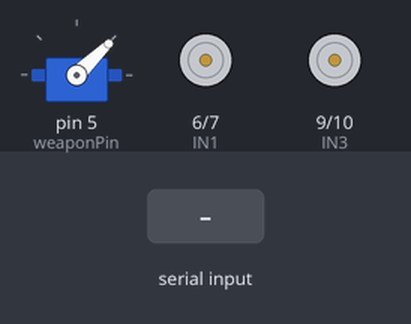
A sketch run on a simulated Arduino Uno, built with avr-gcc and run on an emulated ATmega328P. Parts: servo, motor-driver pin pairs drawn as motors (green arrow = first pin HIGH = forward, orange = second pin HIGH = backward, longer = more drive). The test bench sets the inputs (shaded band).

Above: at 3.2 s.
3.3 s: "F" received over Serial
At 4.2 s:
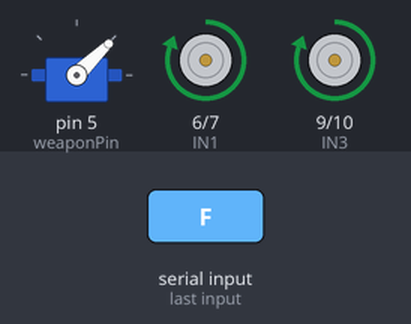
4.8 s: "B" received over Serial
At 5.4 s:
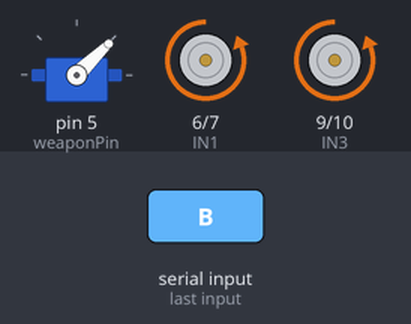
6.3 s: "L" received over Serial
At 7.5 s:
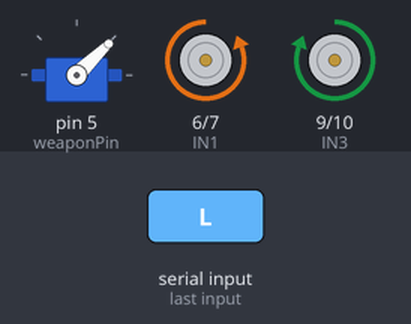
7.8 s: "R" received over Serial
At 8.9 s:
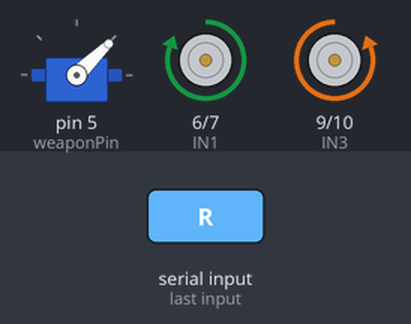
9.3 s: "W" received over Serial
At 10.0 s:
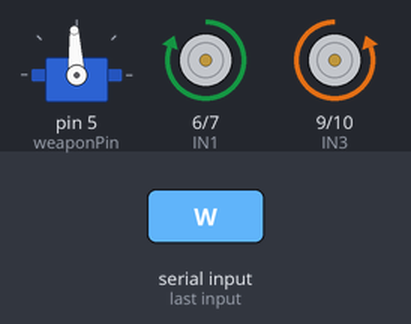
10.8 s: "S" received over Serial
At 11.1 s:
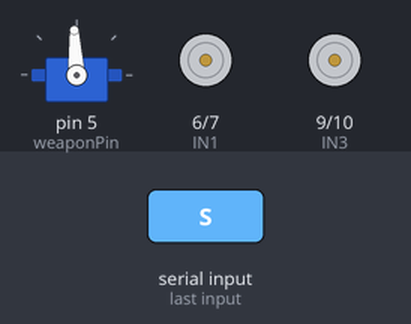
Timing chart, 0 to 13.3 s (numbered marks = the images above; inputs shaded):
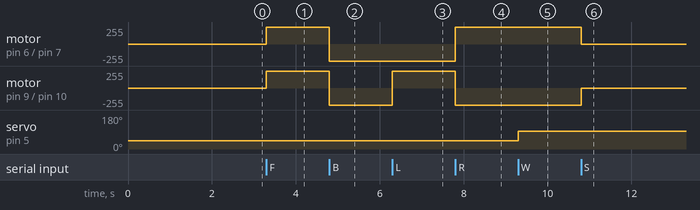

The sketch:

Minirobowarbluetoth.ino
```cpp
#include <Servo.h> // ESC ni boshqarish uchun kutubxona

// Motor ulanishlari
const int IN1 = 6;
const int IN2 = 7;
const int IN3 = 9;
const int IN4 = 10;

// ESC ulanishi
Servo weaponESC;
const int weaponPin = 5;

char command;
int speed = 0; // Qurol tezligi

void setup() {
  pinMode(IN1, OUTPUT);
  pinMode(IN2, OUTPUT);
  pinMode(IN3, OUTPUT);
  pinMode(IN4, OUTPUT);

  // ESC ni sozlash
  weaponESC.attach(weaponPin);
  weaponESC.writeMicroseconds(1000); // ESC ni faollashtirish (Arming)
  delay(2000); // ESC quvvatni tanib olishi uchun kutish

  Serial.begin(9600);
}

void loop() {
  if (Serial.available() > 0) {
    command = Serial.read();

    switch (command) {
      case 'F': forward();  break;
      case 'B': backward(); break;
      case 'L': left();     break;
      case 'R': right();    break;
      case 'S': stopMotors(); break;

      // Qurol (BLDC) boshqarish
      case 'W': weaponESC.writeMicroseconds(1500); break; // Yarim tezlik (Hujum!)
      case 'V': weaponESC.writeMicroseconds(2000); break; // Maksimal tezlik
      case 'w': weaponESC.writeMicroseconds(1000); break; // Qurolni to'xtatish
    }
  }
}

void forward() {
  digitalWrite(IN1, HIGH); digitalWrite(IN2, LOW);
  digitalWrite(IN3, HIGH); digitalWrite(IN4, LOW);
}

void backward() {
  digitalWrite(IN1, LOW); digitalWrite(IN2, HIGH);
  digitalWrite(IN3, LOW); digitalWrite(IN4, HIGH);
}

void left() {
  digitalWrite(IN1, LOW); digitalWrite(IN2, HIGH);
  digitalWrite(IN3, HIGH); digitalWrite(IN4, LOW);
}

void right() {
  digitalWrite(IN1, HIGH); digitalWrite(IN2, LOW);
  digitalWrite(IN3, LOW); digitalWrite(IN4, HIGH);
}

void stopMotors() {
  digitalWrite(IN1, LOW); digitalWrite(IN2, LOW);
  digitalWrite(IN3, LOW); digitalWrite(IN4, LOW);
}
```

Measured:
- after the input at 3.3 s, motor on pin 6 (IN1) / pin 7 (IN2), motor on pin 9 (IN3) / pin 10 (IN4): stopped → forward 255/255 at once
- after the input at 4.8 s, motor on pin 6 (IN1) / pin 7 (IN2), motor on pin 9 (IN3) / pin 10 (IN4): forward 255/255 → backward 255/255 at once
- after the input at 6.3 s, motor on pin 9 (IN3) / pin 10 (IN4): backward 255/255 → forward 255/255 at once
- after the input at 7.8 s, motor on pin 6 (IN1) / pin 7 (IN2): backward 255/255 → forward 255/255 at once; motor on pin 9 (IN3) / pin 10 (IN4): forward 255/255 → backward 255/255 at once
- after the input at 9.3 s, servo on pin 5 (weaponPin): 44° → 93° at once
- after the input at 10.8 s, motor on pin 6 (IN1) / pin 7 (IN2): forward 255/255 → stopped at once; motor on pin 9 (IN3) / pin 10 (IN4): backward 255/255 → stopped at once
